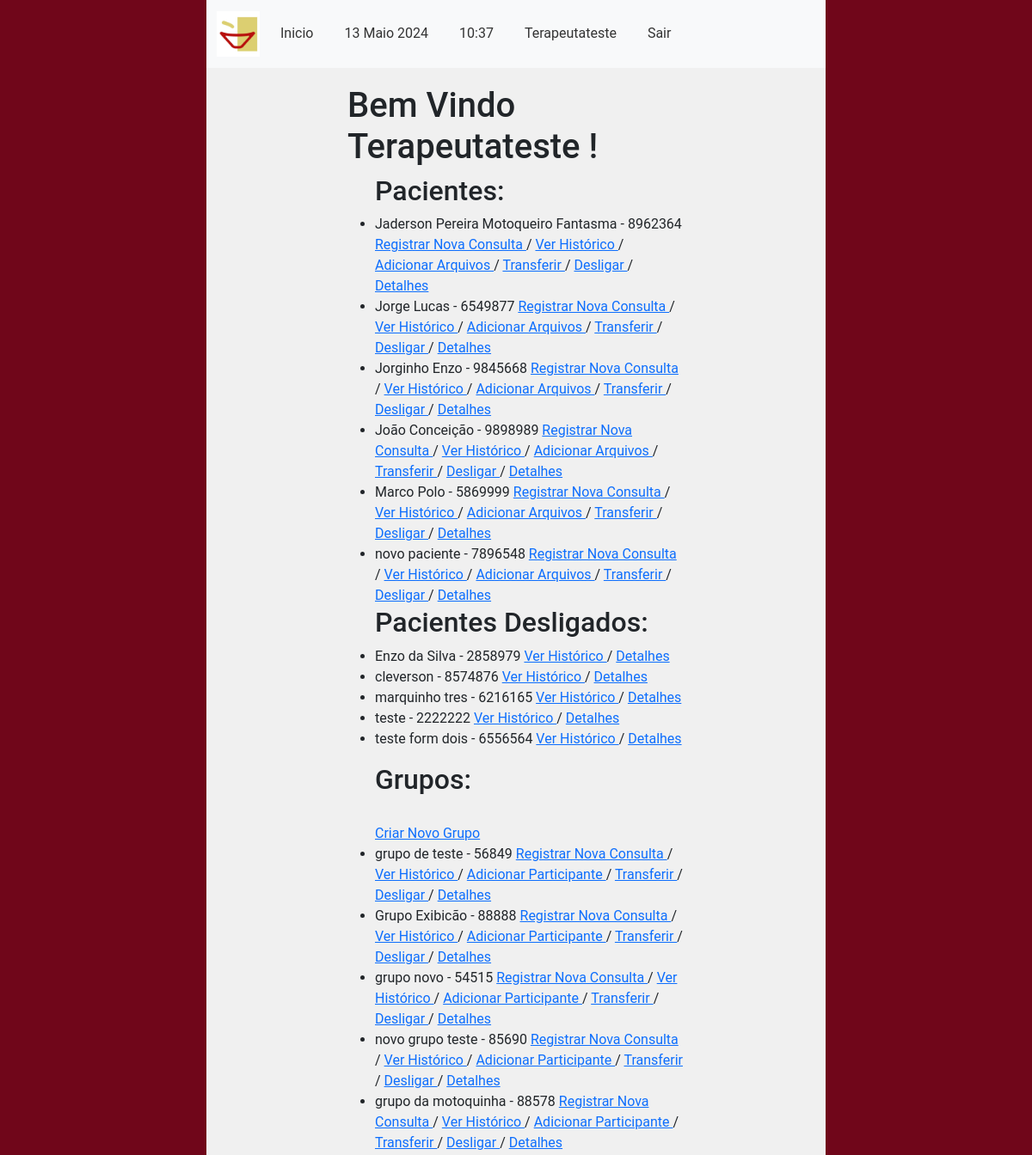
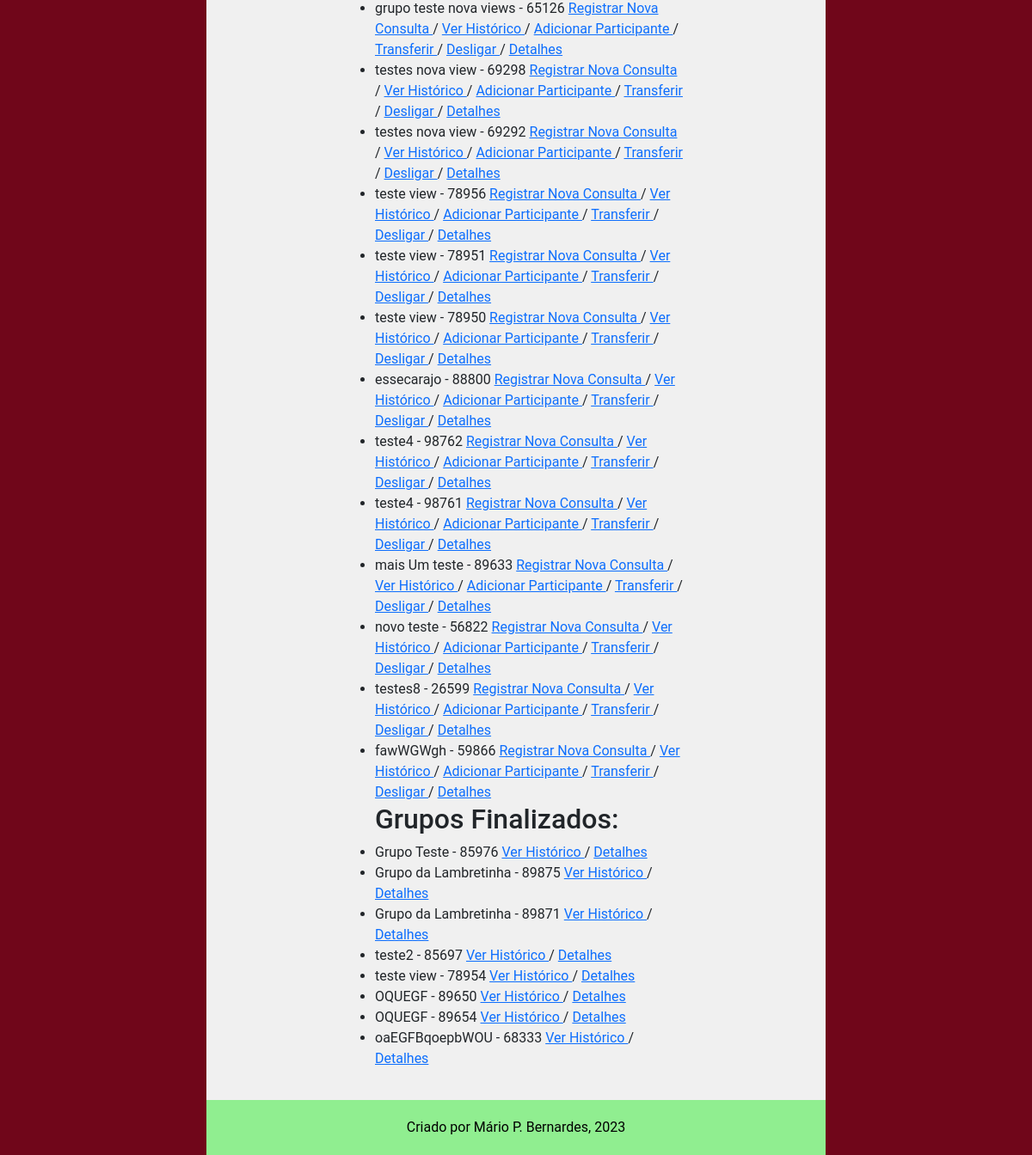
The app's page /main/index/ (signed in), older data (2 pictures, top to bottom).
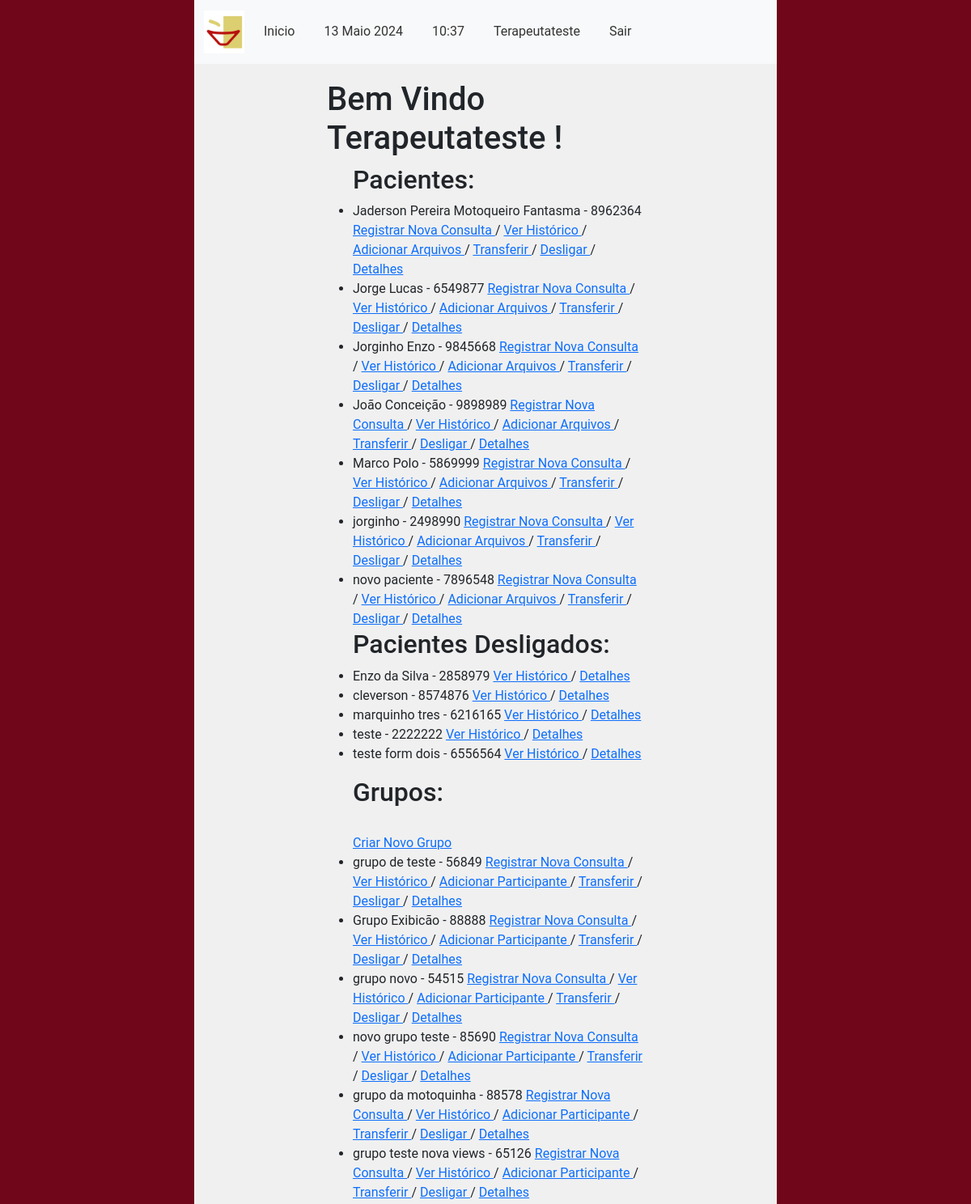
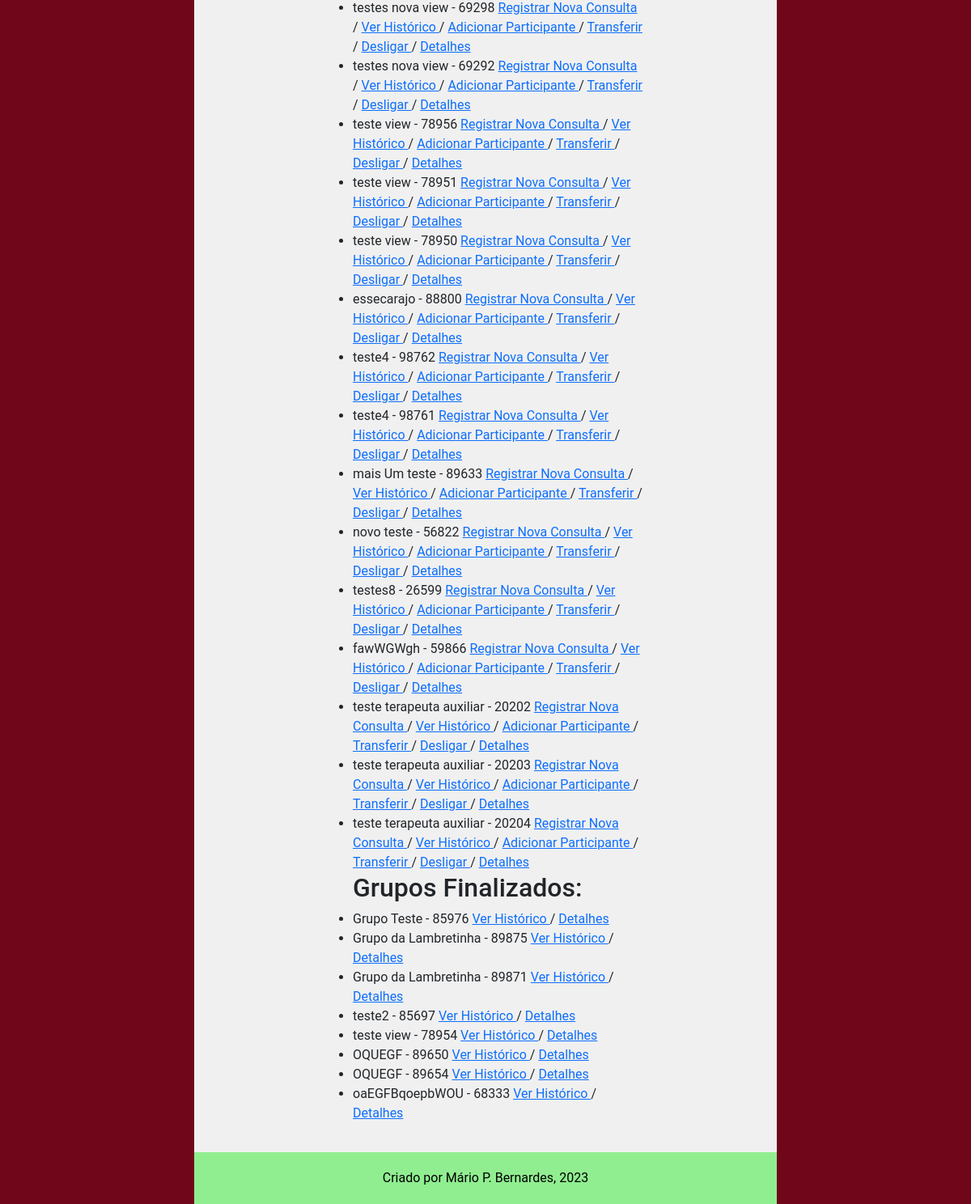
The same page, newer data (2 pictures, top to bottom).
### accounts/models.py (models this page shows, shortened)
class CustomUser(AbstractUser):
    email = models.EmailField(unique=True, verbose_name='E-mail')
    phone_number = models.CharField(max_length=11, unique=True, verbose_name='Telefone', validators=[
        validate_numbers, MinLengthValidator(limit_value=11), MaxLengthValidator(limit_value=11)
    ])
    require_otp_login = models.BooleanField(null=False, default=True)  # TODO trocar pra False
    otp = models.CharField(max_length=6, null=True, blank=True)

### main/models.py (models this page shows, shortened)
class CadastroPacientes(models.Model):
    nome = models.CharField(verbose_name='Nome do Paciente', max_length=100,
                            validators=[validate_letters, MinLengthValidator(limit_value=5)])
    prontuario_numero = models.CharField(verbose_name='Nº de Prontuario', max_length=7,
                                         default=create_prontuario_numero,
                                         unique=True, validators=[validate_numbers, MinLengthValidator(limit_value=7)])
    nascimento = models.DateField(verbose_name='Data de Nascimento', help_text='dd/mm/aaaa',
                                  validators=[validate_date_past])
    responsavel_legal = models.CharField(verbose_name='Responsável Legal', max_length=100,
                                         null=True, blank=True, validators=[validate_letters,
                                                                            MinLengthValidator(limit_value=5)])
    cpf_responsavel_legal = models.CharField(verbose_name='CPF do Responsável', max_length=11, blank=True, null=True,
                                             validators=[validate_numbers, MinLengthValidator(limit_value=11)])
    data_inicio = models.DateField(verbose_name='Data de Inicio', help_text='dd/mm/aaaa', default=datetime.now)
    data_final = models.DateField(verbose_name='Data do Desligamento', help_text='dd/mm/aaaa', blank=True, null=True,
                                  validators=[validate_date_past])
    desligado = models.BooleanField(verbose_name='Desligado', help_text='Paciente desligado', default=False)
    cpf_numero = models.CharField(verbose_name='CPF', max_length=11, unique=True,
                                  help_text="CPF de menores consta na Certidão de Nascimento",
                                  validators=[validate_numbers, MinLengthValidator(limit_value=11)])
    MOD_CHOICES = (
        (0, 'Individual'),
        (1, 'Grupo'),
        (2, 'Casal'),
    )
    modalidade_atendimento = models.IntegerField(verbose_name='Modalidade', choices=MOD_CHOICES, default=0)
    grupo = models.ForeignKey(
        'CadastroGrupos',
        related_name='membros',
        on_delete=models.PROTECT,
        blank=True,
        null=True
    )
    convenio = models.ForeignKey(
        'ConveniosAceitos',
        related_name='pacientes',
        on_delete=models.PROTECT
    )
    carteirinha_convenio = models.CharField(verbose_name='Número do Convênio',
                                            max_length=50, blank=True, null=True,
                                            validators=[validate_numbers, MinLengthValidator(limit_value=7)])
    terapeuta = models.ForeignKey(
        'CadastroProfissionais',
        related_name='pacientes',
        on_delete=models.PROTECT
    )
    endereco_rua = models.CharField(verbose_name='Endereço', max_length=100,
                                    validators=[MinLengthValidator(limit_value=10)])
    endereco_bairro = models.CharField(verbose_name='Bairro', max_length=50,
                                       validators=[MinLengthValidator(limit_value=3)])
    endereco_numero = models.CharField(verbose_name='Número', max_length=7, validators=[validate_numbers])
    endereco_complemento = models.CharField(verbose_name='Complemento', max_length=100,
                                            validators=[MinLengthValidator(limit_value=4)])
    telefone_numero = models.CharField(verbose_name='Telefone', max_length=11,
                                       validators=[validate_numbers, MinLengthValidator(limit_value=11)])
    cidade = models.CharField(verbose_name='Cidade', max_length=100, validators=[validate_letters,
                                                                                 MinLengthValidator(limit_value=3)])
    cep_numero = models.CharField(verbose_name='CEP', max_length=8, validators=[validate_numbers,
                                                                                MinLengthValidator(limit_value=8)])
    email = models.EmailField(verbose_name='E-mail')
    observacoes = models.TextField(verbose_name='Observações', blank=True, null=True)
    objects = models.Manager()
    class Meta:
        verbose_name = 'Paciente'
        verbose_name_plural = 'Pacientes'
        ordering = ["nome"]
        permissions = [
            ('transfer_pac', 'Transferir Paciente (Terapeutas)'),
            ('deslig_pac', 'Desligar Paciente (Terapeutas)'),
            ('add_pac_group', 'Adicionar Paciente a Grupo (Terapeutas)'),
            ('remove_pac_from_group', 'Remover Paciente de um Grupo (Terapeutas)')
        ]

class CadastroGrupos(models.Model):
    label = models.CharField(verbose_name='Nome', max_length=100, validators=[MinLengthValidator(limit_value=4)])
    prontuario_grupo_numero = models.CharField(verbose_name='Nº Prontuário do Grupo', max_length=5,
                                               unique=True, validators=[validate_numbers,
                                                                        MinLengthValidator(limit_value=4)])
    terapeuta_responsavel = models.ForeignKey(
        'CadastroProfissionais',
        related_name='grupos',
        on_delete=models.PROTECT,
        verbose_name='Terapeuta Responsável'
    )
    terapeuta_auxiliar = models.ManyToManyField(CadastroProfissionais, verbose_name='Ego Auxiliar', blank=True)
    desligado = models.BooleanField(verbose_name='Desativado', help_text='Grupo encerrado', default=False)
    data_inicio = models.DateField(verbose_name='Data de Inicio', help_text='dd/mm/aaaa')
    data_final = models.DateField(verbose_name='Data do Desligamento', help_text='dd/mm/aaaa', blank=True, null=True,
                                  validators=[validate_date_past])
    objects = models.Manager()
    class Meta:
        verbose_name = 'Grupo'
        verbose_name_plural = 'Grupos'
        permissions = [
            ('transfer_group', 'Transferir Grupo (Terapeutas)'),
            ('deslig_group', 'Desligar Grupo (Terapeutas)'),
            ('create_group', 'Cadastrar Grupo (Terapeutas)')
        ]

### main/views.py (the view)
# urls.py: path('index/',
@login_required(login_url="/accounts/login")
def index(request: HttpRequest):
    current_user_terapeuta = get_current_user_terapeuta(request)
    active_pacientes = filter_active_pacientes_by_terapeuta(current_user_terapeuta)
    inactive_pacientes = filter_inactive_pacientes_by_terapeuta(current_user_terapeuta)
    active_grupos = filter_active_groups_by_terapeuta(current_user_terapeuta)
    inactive_grupos = filter_inactive_groups_by_terapeuta(current_user_terapeuta)
    context = {
        'current_user': current_user_terapeuta,
        'active_pacientes': active_pacientes,
        'inactive_pacientes': inactive_pacientes,
        'active_grupos': active_grupos,
        'inactive_grupos': inactive_grupos,
    }
    return render(request, 'index.html', context)

### main/services/pacientes_services.py (called while the page is built)
def filter_active_pacientes_by_terapeuta(terapeuta: CadastroProfissionais) -> QuerySet:
    active_pacs_terapeuta = CadastroPacientes.objects.filter(terapeuta=terapeuta, desligado=False)
    return active_pacs_terapeuta

def filter_inactive_pacientes_by_terapeuta(terapeuta: CadastroProfissionais) -> QuerySet:
    inactive_pacs_terapeuta = CadastroPacientes.objects.filter(terapeuta=terapeuta, desligado=True)
    return inactive_pacs_terapeuta

def filter_active_groups_by_terapeuta(terapeuta: CadastroProfissionais) -> QuerySet:
    active_grps_terapeuta = CadastroGrupos.objects.filter(
        Q(terapeuta_responsavel=terapeuta) | Q(terapeuta_auxiliar=terapeuta),
        desligado=False)
    return active_grps_terapeuta

def filter_inactive_groups_by_terapeuta(terapeuta: CadastroProfissionais) -> QuerySet:
    inactive_grps_terapeuta = CadastroGrupos.objects.filter(
        Q(terapeuta_responsavel=terapeuta) | Q(terapeuta_auxiliar=terapeuta),
        desligado=True)
    return inactive_grps_terapeuta

### main/services/terapeutas_services.py (called while the page is built)
def get_current_user_terapeuta(request: HttpRequest) -> Union[CadastroProfissionais, HttpResponseNotFound]:
    if request.user.is_authenticated:
        try:
            current_user_terapeuta = request.user.Terapeutas.get()
        except ObjectDoesNotExist:
            return HttpResponseNotFound("Usuário não associado a um profissional Terapeuta!")
        return current_user_terapeuta
    else:
        return HttpResponseNotFound("Usuário não autenticado!")

### main/templates/index.html (shortened to what this page needs)
{% extends 'middleman1.html' %}
{% load bootstrap5 %}
{% load static%}
{% block content %}
<h1>Bem Vindo {{ request.user.username }} ! </h1>
    <ul>
        <h2> Pacientes: </h2>
        {% for paciente in active_pacientes %}
            <li>
                {{ paciente.nome }} - {{ paciente.prontuario_numero }}
                <a href="{% url 'main:add_entrada' prontuario_numero=paciente.prontuario_numero %}"> Registrar Nova Consulta </a> /
                <a href="{% url 'main:prontuario' prontuario_numero=paciente.prontuario_numero %}"> Ver Histórico </a> /
                <a href="{% url 'main:enviar_arquivo_paciente' prontuario_numero=paciente.prontuario_numero %}"> Adicionar Arquivos  </a> /
                <a href="{% url 'main:transferencia' prontuario_numero=paciente.prontuario_numero %}"> Transferir </a> /
                <a href="{% url 'main:desligamento' prontuario_numero=paciente.prontuario_numero %}"> Desligar </a> /
                <a href="{% url 'main:dadospac' prontuario_numero=paciente.prontuario_numero %}"> Detalhes </a>
            </li>
        {% empty %}
            <li>No entries found.</li>
        {% endfor %}
        <h2> Pacientes Desligados: </h2>
        {% for paciente in inactive_pacientes %}
            <li>
                {{ paciente.nome }} - {{ paciente.prontuario_numero }}
                <a href="{% url 'main:prontuario' prontuario_numero=paciente.prontuario_numero %}"> Ver Histórico </a> /
                <a href="{% url 'main:dadospac' prontuario_numero=paciente.prontuario_numero %}"> Detalhes </a>
            </li>
        {% empty %}
            <li>No entries found.</li>
        {% endfor %}
    </ul>
    <ul>
        <h2> Grupos:
</h2>
        <br> <a href="{% url 'main:add-grupo' %}"> Criar Novo Grupo </a>
        {% for grupo in active_grupos %}
            <li>
                {{ grupo.label }} - {{ grupo.prontuario_grupo_numero }}
                {% if grupo.prontuario_grupo_numero %}
                    <a href="{% url 'main:add-entrada-grupo' prontuario_grupo_numero=grupo.prontuario_grupo_numero %}"> Registrar Nova Consulta </a> /
                    <a href="{% url 'main:grupo-prontuario' prontuario_grupo_numero=grupo.prontuario_grupo_numero %}"> Ver Histórico </a> /
                    <a href="{% url 'main:add-pac-grupo' grupo_id=grupo.id %}"> Adicionar Participante </a> /
                    <a href="{% url 'main:transfer-grupo' prontuario_grupo_numero=grupo.prontuario_grupo_numero %}"> Transferir </a> /
                    <a href="{% url 'main:deslig-grupo' prontuario_grupo_numero=grupo.prontuario_grupo_numero %}"> Desligar </a> /
                    <a href="{% url 'main:dados-grupo' prontuario_grupo_numero=grupo.prontuario_grupo_numero %}"> Detalhes </a>
                {% else %}
                <li> Não Encontrado </li>
                {% endif %}
            </li>
        {% empty %}
            <li>No entries found.</li>
        {% endfor %}
         <h2> Grupos Finalizados: </h2>
        {% for grupo in inactive_grupos %}
            <li>
                {{ grupo.label }} - {{ grupo.prontuario_grupo_numero }}
                <a href="{% url 'main:grupo-prontuario' prontuario_grupo_numero=grupo.prontuario_grupo_numero %}"> Ver Histórico </a> /
                <a href="{% url 'main:dados-grupo' prontuario_grupo_numero=grupo.prontuario_grupo_numero %}"> Detalhes </a>
            </li>
        {% empty %}
            <li>No entries found.</li>
        {% endfor %}
    </ul>
{% endblock %}

### main/templates/middleman1.html (shortened to what this page needs)
{% load static %}
{% load django_bootstrap5 %}
{% bootstrap_css %}
<!DOCTYPE html>
<html lang="pt-br">
<head>
    <link rel="stylesheet" type="text/css" href="{% static 'main_style.css' %}">
</head>
<body>
    <div class="page-container">
        <header>
            <nav class="navbar navbar-expand-lg navbar-light bg-light">
                <div class="container">
                <a class="navbar-brand" href="{% static 'fav.icon.jpeg' %}">
                    <img src="{% static 'fav.icon.jpeg' %}" alt="Your Logo" style="width: 50px; height: auto;" >
                </a>
                    <div class="collapse navbar-collapse text-dark" id="navbarNav">
                        <ul class="navbar-nav">
                            <li class="nav-item">
                                <a class="nav-link" href="{% url 'main:homepage' %}">Inicio</a>
                            </li>
                            <li class="nav-item">
                    <span class="nav-link">
                        {% now "j F Y" %}
                    </span>
                </li>
                <li class="nav-item">
                    <span class="nav-link">
                        {% now "H:i" %}
                    </span>
                </li>
                <li class="nav-item">
                    <span class="nav-link">
                        {% if user.is_authenticated %}
                            {{ user.username }}
                        {% endif %}
                    </span>
                </li>
                <li class="nav-item">
                                <a class="nav-link" href="{% url 'accounts:logout' %}">Sair</a>
                            </li>
                        </ul>
                    </div>
                </div>
            </nav>
        </header>
        <main class="main-content">
            {% block content %}{% endblock %}
        </main>
        <footer class="footer">
            Criado por Mário P. Bernardes, 2023
        </footer>
    </div>
</body>
</html>

### main/static/main_style.css (style rules this page uses)
body { font-family: roboto; font-size: 16px; background-color: #f0f0f0; margin: 0; padding: 0; }
.page-container { border-left: 20vw solid #70061a; border-right: 20vw solid #70061a; min-height: 100vh; box-sizing: border-box; display: flex; flex-direction: column; }
.main-content { width: 60%; margin: 0 auto; padding: 20px; flex-grow: 1; }
.navbar { background-color: #333; color: #fff; }
.navbar-brand { font-size: 24px; }
.navbar-nav { list-style-type: none; padding: 0; }
.nav-item { margin-right: 20px; }
.nav-link { color: #333; }
.footer { background-color: lightgreen; color: #000; padding: 20px 0; text-align: center; flex-shrink: 0; }

Row changes from the older to the newer data that the page shows:
added CadastroPacientes: nome "jorginho", prontuario_numero "2498990", shown under "Pacientes:"
added CadastroGrupos: label "teste terapeuta auxiliar", prontuario_grupo_numero "20202", shows "Registrar Nova Consulta", shown under "Grupos:"
added CadastroGrupos: label "teste terapeuta auxiliar", prontuario_grupo_numero "20203", shows "Registrar Nova Consulta", shown under "Grupos:"
added CadastroGrupos: label "teste terapeuta auxiliar", prontuario_grupo_numero "20204", shows "Registrar Nova Consulta", shown under "Grupos:"
